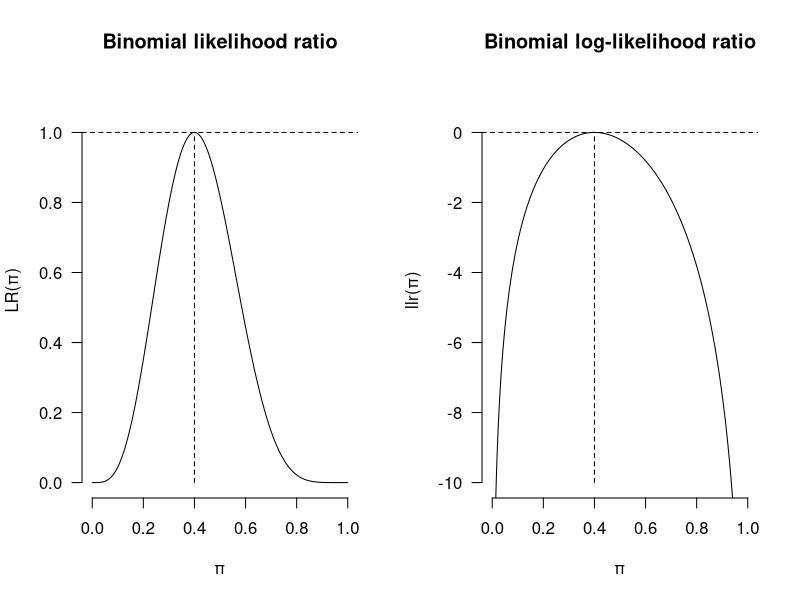
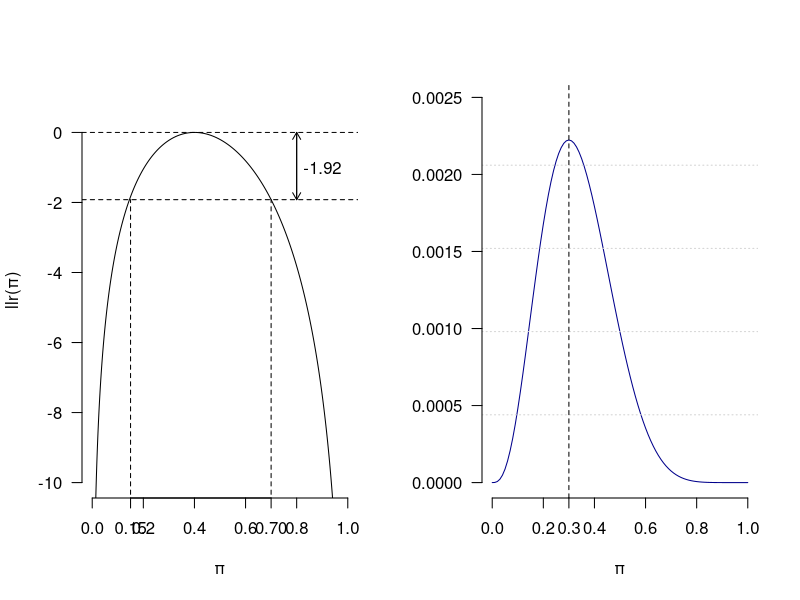
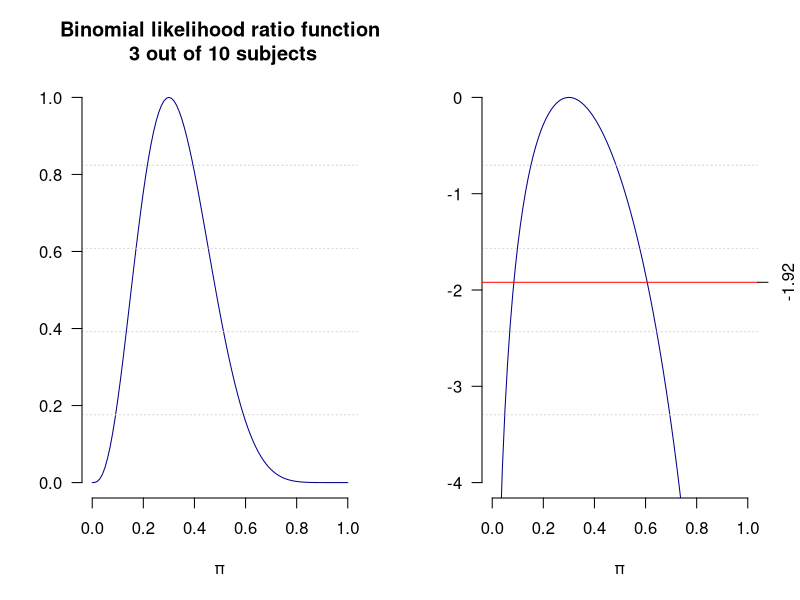
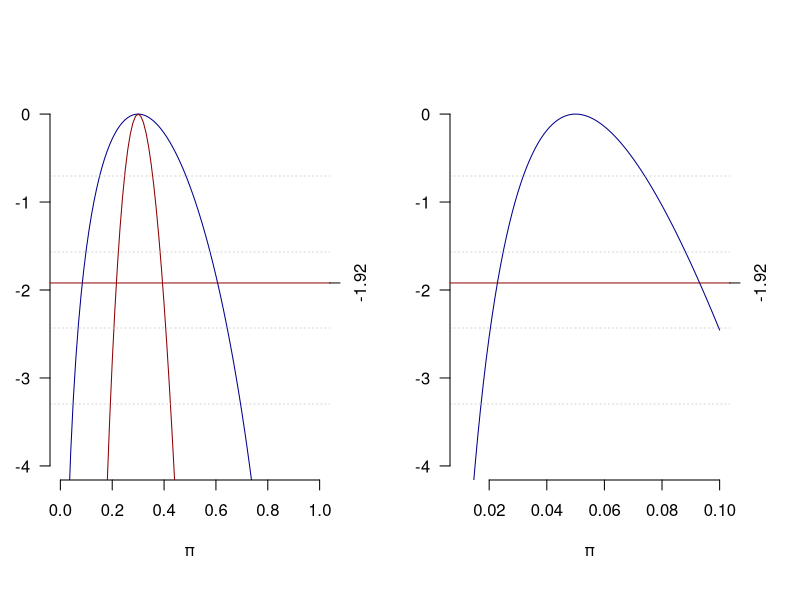

Here is the R script that generated these plots, in order: (Note: this script raises an error after producing the figures.)
## ---- chunk 1

## ---- chunk 2

## ---- chunk 3

par(mfrow=c(1,2))
x <- seq(0,1,by=0.001)
y <- (x^4)*((1-x)^6)/(0.4^4*0.6^6)
z <- log((x^4)*((1-x)^6))-log(0.4^4*0.6^6)
plot(x, y, type = "l", ylim = c(0,1.1),yaxt="n",
     frame.plot = FALSE, ylab = "LR(\U03C0)", xlab = "\U03C0")
axis(2, at=seq(0,1, 0.2), las=2)
title(main = "Binomial likelihood ratio")
abline(h=1.0, lty=2)
segments(x0=0.4, y0=0, x1=0.4, y1=1, lty = 2)
plot(x, z, type = "l", ylim = c(-10, 1), yaxt="n", frame.plot = FALSE,
     ylab = "llr(\U03C0)", xlab = "\U03C0" )
axis(2, at=seq(-10, 0, 2), las=2)
title(main = "Binomial log-likelihood ratio")
abline(h=0, lty=2)
segments(x0=0.4, y0=-10, x1=0.4, y1=0, lty = 2)
## ---- chunk 4
x <- seq(0,1,by=0.001)
z <- log((x^4)*((1-x)^6))-log(0.4^4*0.6^6)
plot(x, z, type = "l", ylim = c(-10, 1), yaxt="n", frame.plot = FALSE,
     ylab = "llr(\U03C0)", xlab = "\U03C0" )
axis(2, at=seq(-10, 0, 2), las=2)
abline(h=0, lty=2)
abline(h=-1.92, lty=2)
segments(x0=0.15, y0=-12, x1=0.15, y1=-1.92, lty = 2)
segments(x0=0.7, y0=-12, x1=0.7, y1=-1.92, lty = 2)
axis(1, at=c(0.15,0.7))
text(0.9, -1, "-1.92")
arrows(0.8, -1.92, 0.8, 0, lty = 1, length = 0.08)
arrows( 0.8, 0, 0.8, -1.92, lty = 1, length = 0.08)
## ---- chunk 5
pi <- seq(0, 1, by=0.01)

L <- (pi^3)*((1-pi)^7)
plot(pi, L, type = "l", ylim = c(0, 0.0025),yaxt="n", col="darkblue",
     frame.plot = FALSE, ylab = "", xlab = "\U03C0")
grid(NA, 5, lwd = 1)
abline(v=0.3, lty=2)
axis(1, at=0.3, las=0)
axis(2, at=seq(0,0.0025,0.0005), las=2)
#title(main = "Binomial likelihood function\n 3 out of 10 subjects")
## ---- chunk 6
LR <- L/max(L) ; head(LR)
plot(pi, LR, type = "l", ylim = c(0, 1),yaxt="n", col="darkblue",
     frame.plot = FALSE, ylab = "", xlab = "\U03C0")
grid(NA, 5, lwd = 1)
axis(2, at=seq(0,1,0.2), las=2)
title(main = "Binomial likelihood ratio function\n 3 out of 10 subjects")
## ---- chunk 7
logLR <- log(L/max(L))
plot(pi, logLR, type = "l", ylim = c(-4, 0),yaxt="n", col="darkblue",
     frame.plot = FALSE, ylab = "", xlab = "\U03C0")
grid(NA, 5, lwd = 1)
axis(2, at=seq(-4,0,1), las=2)
#title(main = "Binomial log-likelihood ratio function\n 3 out of 10 subjects")
abline(h=-1.92, lty=1, col="red")
axis(4, at=-1.92, las=0)
## ---- chunk 8
par(mai = c(1.2, 0.5, 1, 0.7))
logLR_30 <- log((pi^30)*((1-pi)^70)/max((pi^30)*((1-pi)^70)))
plot(pi, logLR, type = "l", ylim = c(-4, 0),yaxt="n", col="darkblue",
     frame.plot = FALSE, ylab = "", xlab = "\U03C0")
lines(pi, logLR_30, col="darkred")
grid(NA, 5, lwd = 1)
axis(2, at=seq(-4,0,1), las=2)
#title(main = "Binomial log-likelihood ratio function\n 3 out of 10 and 30 out of 100 subjects")
abline(h=-1.92, lty=1, col="darkred")
axis(4, at=-1.92, las=0)
legend(x=0.1, y= -5.8 ,xpd = TRUE,  legend=c("logLR","LogLR_30"), bty = "n",
       col=c("black","darkred"), lty=c(1,1), horiz = TRUE) #the legend is below the graph
## ---- chunk 9
lambda <- seq(0.01, 0.10, by=0.001)
LogLR <- 8*log(lambda)-lambda*160-max(8*log(lambda)-lambda*160)
plot(lambda, LogLR, type = "l", ylim = c(-4, 0),yaxt="n", col="darkblue",
     frame.plot = FALSE, ylab = "", xlab = "\U03C0")
grid(NA, 5, lwd = 1)
axis(2, at=seq(-4,0,1), las=2)
#title(main = "Poisson log-likelihood ratio function\n 8 events in 160 person-years")
abline(h=-1.92, lty=1, col="darkred")
axis(4, at=-1.92, las=0)
## ---- chunk 10
kable(data.frame(lambda, LogLR), "html") %>%
  kable_styling("striped", full_width = F, position = "center") %>%
  row_spec(c(13,14,84,85), bold = T, color = "white", background = "#D7261E")
## ---- chunk 11
pi <- seq(0.2, 0.6, by=0.01)
L <- (pi^40)*((1-pi)^60)
Lmax <- rep(max(L), 41)
LR <- L/Lmax
logLR <- log(LR)

plot(pi, logLR, type = "l", ylim = c(-11, 0),yaxt="n",
     frame.plot = FALSE, ylab = "logLR(\U03C0)", xlab = "\U03C0")
grid(NA, 5, lwd = 2) # add some horizontal grid on the background
axis(2, at=seq(-12,0,2), las=2)
#title(main = "Figure 1. Binomial log-likelihood ratio")
## ---- chunk 12
par(mai = c(1.2, 0.5, 1, 0.7))
quad <- -(pi-0.4)^2/(2*0.0024)
plot(pi, quad, type = "l", ylim = c(-4, 0),yaxt="n", col="red",
     frame.plot = FALSE, ylab = "", xlab = "\U03C0")
lines(pi, logLR, col="black")
grid(NA, 4, lwd = 1) # add some horizontal grid on the background
axis(2, at=seq(-4,0,1), las=2)
#title(main = "Figure 2. Quadratic approximation\n of binomial log-likelihood ratio \n 40 out of 100 subjects")
abline(h=-1.92, lty=1, col="red")
axis(4, at=-1.92, las=2)
legend(x=0.27, y= -5.5 ,xpd = TRUE,  legend=c("logLR","Quadratic"), bty = "n",
       col=c("black","red"), lty=c(1,1), horiz = TRUE) #the legend is below the graph
## ---- chunk 13
par(mai = c(1.2, 0.5, 1, 0.7))
pi <- seq(0.0, 0.85, by=0.01)
L <- (pi^4)*((1-pi)^6)
logLR <- log(L/max(L))

quad <- -(pi-0.4)^2/(2*0.4*0.6/10)
plot(pi, quad, type = "l", ylim = c(-5, 0),yaxt="n", col="red",
     frame.plot = FALSE, ylab = "", xlab = "\U03C0")
lines(pi, logLR, col="black")
grid(NA, 4, lwd = 1)
axis(2, at=seq(-5,0,1), las=2)
#title(main = "Figure 3. Quadratic approximation\n of binomial log-likelihood ratio\n 4 out of 10 subjects")
abline(h=-1.92, lty=1, col="red")
axis(4, at=-1.92, las=2)

legend(x=0.17, y= -6.5 ,xpd = TRUE,  legend=c("logLR","Quadratic"), bty = "n",
       col=c("black","red"), lty=c(1,1), horiz = TRUE) #the legend is below the graph
## ---- chunk 14
par(mai = c(1.2, 0.5, 1, 0.7))
pi <- seq(0.35, 0.45, by=0.001)
L <- (pi^400)*((1-pi)^600)
logLR <- log(L/max(L))

quad <- -(pi-0.4)^2/(2*0.4*0.6/1000)
plot(pi, quad, type = "l", ylim = c(-4, 0),yaxt="n", col="red",
     frame.plot = FALSE, ylab = "", xlab = "\U03C0")
lines(pi, logLR, col="black")
grid(NA, 4, lwd = 1)
axis(2, at=seq(-4,0,1), las=2)
#title(main = "Figure 4. Quadratic approximation\n of binomial log-likelihood ratio\n 400 out of 1000 subjects")
abline(h=-1.92, lty=1, col="red")
axis(4, at=-1.92, las=2)

legend(x=0.37, y= -5.5 ,xpd = TRUE,  legend=c("logLR","Quadratic"), bty = "n",
       col=c("black","red"), lty=c(1,1), horiz = TRUE) #the legend is below the graph

## ---- chunk 15
par(mai = c(1.2, 0.5, 1, 0.7))
pi <- seq(0.0003, 0.04, by=0.000001)
L <- (pi^1)*((1-pi)^99)
logLR <- log(L/max(L))

quad <- -(pi-0.01)^2/(2*0.01*0.99/100)

plot(pi, quad, type = "l", ylim = c(-4, 0),yaxt="n", col="red",
     frame.plot = FALSE, ylab = "", xlab = "\U03C0")
lines(pi, logLR, col="black")
grid(NA, 4, lwd = 1)
axis(2, at=seq(-4,0,1), las=2)
#title(main = "Figure 5. Quadratic approximation\n of binomial log-likelihood ratio\n 1 out of 100 subjects")
abline(h=-1.92, lty=1, col="red")
axis(4, at=-1.92, las=2)

legend(x=0.007, y= -5.5 ,xpd = TRUE,  legend=c("logLR","Quadratic"), bty = "n",
       col=c("black","red"), lty=c(1,1), horiz = TRUE) #the legend is below the graph
## ---- chunk 16
par(mai = c(1.2, 0.5, 1, 0.7))
pi <- seq(0.0005, 0.02, by=0.000001)
L <- (pi^10)*((1-pi)^990)
logLR <- log(L/max(L))

quad <- -(pi-0.01)^2/(2*0.01*0.99/1000)

plot(pi, quad, type = "l", ylim = c(-4, 0),yaxt="n", col="red",
     frame.plot = FALSE, ylab = "", xlab = "\U03C0")
lines(pi, logLR, col="black")
grid(NA, 4, lwd = 1)
axis(2, at=seq(-4,0,1), las=2)
#title(main = "Figure 6. Quadratic approximation\n of binomial log-likelihood ratio\n 10 out of 1000 subjects")
abline(h=-1.92, lty=1, col="red")
axis(4, at=-1.92, las=2)

legend(x=0.004, y= -5.5 ,xpd = TRUE,  legend=c("logLR","Quadratic"), bty = "n",
       col=c("black","red"), lty=c(1,1), horiz = TRUE) #the legend is below the graph
## ---- chunk 17
par(mai = c(1.2, 0.5, 1, 0.7))
pi <- seq(0.007, 0.013, by=0.000001)
L <- (pi^100)*((1-pi)^9900)
logLR <- log(L/max(L))

quad <- -(pi-0.01)^2/(2*0.01*0.99/10000)

plot(pi, quad, type = "l", ylim = c(-4, 0),yaxt="n", col="red",
     frame.plot = FALSE, ylab = "", xlab = "\U03C0")
lines(pi, logLR, col="black")
grid(NA, 4, lwd = 1)
axis(2, at=seq(-4,0,1), las=2)
#title(main = "Figure 7. Quadratic approximation\n of binomial log-likelihood ratio\n 100 out of 10000 subjects")
abline(h=-1.92, lty=1, col="red")
axis(4, at=-1.92, las=2)

legend(x=0.0084, y= -5.5 ,xpd = TRUE,  legend=c("logLR","Quadratic"), bty = "n",
       col=c("black","red"), lty=c(1,1), horiz = TRUE) #the legend is below the graph
## ---- chunk 18
par(mai = c(1.2, 0.5, 1, 0.7))
pi <- seq(0.96, 1.0, by=0.0001)
L <- (pi^99)*((1-pi)^1)
logLR <- log(L/max(L))

quad <- -(pi-0.99)^2/(2*0.01*0.99/100)

plot(pi, quad, type = "l", ylim = c(-4, 0),yaxt="n", col="red",
     frame.plot = FALSE, ylab = "", xlab = "\U03C0")
lines(pi, logLR, col="black")
grid(NA, 4, lwd = 1)
axis(2, at=seq(-4,0,1), las=2)
#title(main = "Figure 8. Quadratic approximation\n of binomial log-likelihood ratio\n 99 out of 100 subjects")
abline(h=-1.92, lty=1, col="red")
axis(4, at=-1.92, las=2)

legend(x=0.968, y= -5.5 ,xpd = TRUE,  legend=c("logLR","Quadratic"), bty = "n",
       col=c("black","red"), lty=c(1,1), horiz = TRUE) #the legend is below the graph
## ---- chunk 19
# the power in test B
dbinom(3,5,2/3)+dbinom(4,5,2/3)+dbinom(5,5,2/3)
# the size in test B
dbinom(3,5,0.5)+dbinom(4,5,0.5)+dbinom(5,5,0.5)
## ---- chunk 20
x <- rchisq(1000000, 5)
q100 <- quantile(x, 1)
q95 <- quantile(x, .95)
q05 <- quantile(x, 0.05)
q00 <- quantile(x,0)
dens <- density(x)
plot(dens, xlim=c(0,20), frame.plot = FALSE, main=" ", yaxs="i",
     ylim=c(0,0.18), xlab="")
x1 <- max(which(dens$x <= q05))
x2 <- min(which(dens$x > q00))
x3 <- min(which(dens$x >= q95))
x4 <- max(which(dens$x <  q100))
with(dens, polygon(x=c(x[c(x1,x1:x2,x2)]), y= c(0, y[x1:x2], 0), col="gray"))
with(dens, polygon(x=c(x[c(x3,x3:x4,x4)]), y= c(0, y[x3:x4], 0), col="gray"))

axis(1, at=c(1.17,3,11.17), labels = c(expression(t[obs]), expression(paste("E(T|",theta,")", sep = "")), expression(t^"'")))
## ---- chunk 21
knitr::include_graphics("img/Selection_083.png")
## ---- chunk 22
knitr::include_graphics("img/Selection_084.png")
## ---- chunk 23
knitr::include_graphics("img/Selection_105.png")
## ---- chunk 24
knitr::include_graphics("img/Selection_106.png")
## ---- chunk 25
knitr::include_graphics("img/Selection_107.png")
